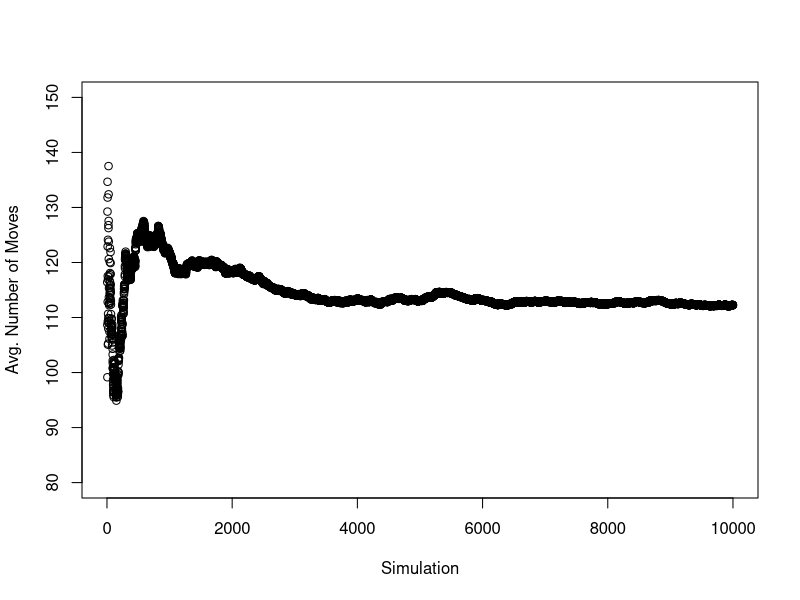

The R script that drew this image:

INIT_POS <- matrix(c(1, 0), nrow=2)
MOVES <- matrix(c(-1, +2, +1, +2, -2, +1, +2, +1, 
		  -1, -2, +1, -2, -2, -1, +2, -1), 
		nrow=8, ncol=2, byrow=TRUE)
COUNTER <- 0
BOARD_DIM <- c(8,8)
NUM_TRIALS <- 10000


make_move <- function(pos) {
    # Given a predefined set of moves, takes a position matrix and makes a
    # random legal valid move
    #
    # Args:
    #  pos: (matrix) the current position
    #
    # Returns:
    #  (matrix) the new poisition
    #
    possible_moves <- apply(MOVES, 1, function(x) (x + pos))

    # validate the moves to ensure they are a legal move
    valid_moves <- possible_moves[ ,
	    (possible_moves[1,] > -1 & possible_moves[1,] < BOARD_DIM[1]) &
	    (possible_moves[2,] > -1 & possible_moves[2,] < BOARD_DIM[2])]

    # select a single validated move
    random_move <- sample(1:ncol(valid_moves), 1)

    # set the current position to the randomly selected move

    return(valid_moves[ , random_move, drop=FALSE])
}

num.moves <- c()
avg.moves <- c()

for(i in 1:NUM_TRIALS) {
    current_pos <- make_move(INIT_POS)
    COUNTER <- COUNTER + 1
    while(! (current_pos[1,1] == INIT_POS[1,1] && 
	    current_pos[2,1] == INIT_POS[2,1])) 
    { 
	COUNTER <- COUNTER + 1
	current_pos <- make_move(current_pos)
    }
    num.moves <- append(num.moves, COUNTER)
    avg.moves <- append(avg.moves, sum(num.moves)/i)
    COUNTER <- 0 
}

mean(num.moves)

jpeg("knight.jpg", height=480, width=480)
plot(avg.moves, ylim=c(80, 150), t="p", xlab="Simulation", ylab="Avg. Number of Moves")
dev.off()
